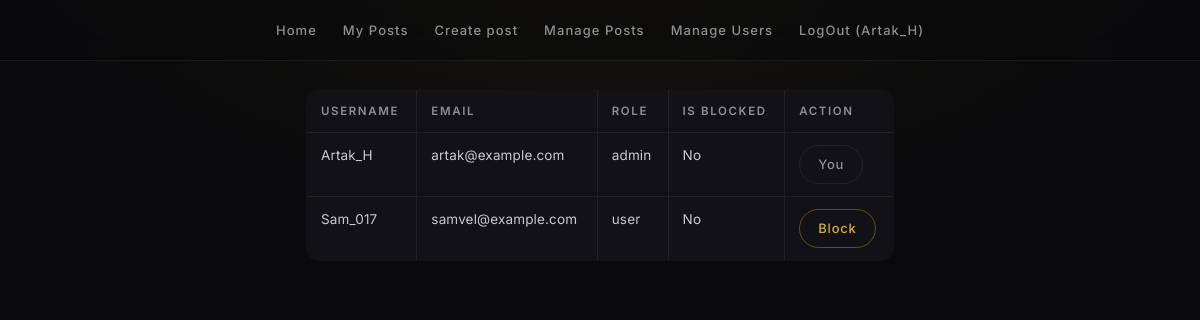
The app's page /admin/users/form.php (signed in) with its own data.
### tables this page shows
CREATE TABLE `users` (
  `id` int(11) NOT NULL,
  `first_name` varchar(50) NOT NULL,
  `last_name` varchar(50) NOT NULL,
  `username` varchar(50) NOT NULL,
  `email` varchar(100) NOT NULL,
  `password` varchar(255) NOT NULL,
  `role` enum('user','admin') NOT NULL DEFAULT 'user',
  `is_blocked` tinyint(1) NOT NULL DEFAULT '0',
  `created_at` timestamp NULL DEFAULT CURRENT_TIMESTAMP,
  `phone` varchar(20) DEFAULT NULL
);

### includes/functions.php (called while the page is built, shortened)
<?php
function current_user($db)
{
    if(!isset($_SESSION['user_id'])) {
        return null;
    }else  {
        $stmt = $db->prepare("SELECT id, role, username, is_blocked FROM users WHERE id = ?");
        $stmt->bind_param("i", $_SESSION["user_id"]);
        $stmt->execute();
        $result = $stmt->get_result();
        $user = $result->fetch_assoc();
        return $user;
    }
}

### admin/users/form.php (the view, shortened to what this page needs)
<?php
require_once '../../includes/db.php';
require_once '../../includes/functions.php';
$sql = 'select id, username, email, role, is_blocked from users';
$result = mysqli_fetch_all(mysqli_query($db, $sql), MYSQLI_ASSOC);
require_once __DIR__ . '/../../includes/header.php';
?>
<table border="1" cellpadding="5" cellspacing="0">
    <thead>
        <tr>
            <th>Username</th>
            <th>Email</th>
            <th>Role</th>
            <th>Is Blocked</th>
            <th>Action</th>
        </tr>
    </thead>
    <tbody>
        <?php foreach ($result as $u): ?>
            <tr>
                <td><?php echo htmlspecialchars($u['username']); ?></td>
                <td><?php echo htmlspecialchars($u['email']); ?></td>
                <td><?php echo htmlspecialchars($u['role']); ?></td>
                <td><?php echo $u['is_blocked'] ? 'Yes' : 'No'; ?></td>
                <td>
                    <form action="/admin/users/toggle.php" method="post" style="display: inline;">
                        <?php if ($user['id'] == $u['id']): ?>
                            <input type="button" name="toggle_block" value="<?php echo 'You'; ?>">
                        <?php else: ?>
                            <input type="submit" name="toggle_block"
                                value="<?php echo $u['is_blocked'] ? 'Unblock' : 'Block'; ?>">
                        <?php endif; ?>
                    </form>
                </td>
            </tr>
        <?php endforeach; ?>
    </tbody>
</table>

### includes/header.php (shortened to what this page needs)
<?php
require_once __DIR__ . '/db.php';
require_once __DIR__ .'/functions.php';
$current_user = current_user($db);
?>
<!DOCTYPE html>
<html lang="en">
<head>
    <link rel="stylesheet" href="/header.css">
</head>
<body>
    <nav class="nav">
        <ul>
            <li><a href="/main.php">Home</a></li>
            <li><a href="/posts/my/form.php"> My Posts</a></li>
            <li><a href="/posts/create/form.php">Create post</a></li>
            <?php if ($current_user && $current_user['role'] === 'admin'): ?>
                <li><a href="/admin/posts/form.php">Manage Posts</a></li>
                <li><a href="/admin/users/form.php">Manage Users</a></li>
           <?php endif; ?>
            <li>
                <form action="/auth/logout/logout.php" method="POST">
                    <button type="submit">LogOut<?= $current_user ? ' (' . htmlspecialchars($current_user['username']) . ')' : '' ?></button>
                </form>
            </li>
        </ul>
    </nav>
    <div class="content">

### header.css (style rules this page uses)
:root { --bg: #0A0A0C; --surface: #121216; --surface-2: #17171C; --text: #F5F5F7; --text-soft: #C9C9CE; --muted: #8E8E93; --gold: #D4AF37; --gold-light: #F1DE9B; --gold-deep: #8A6D1C; --gold-grad: linear-gradient(135deg, var(--gold-light), var(--gold) 45%, var(--gold-deep)); --danger: #D9776F; --border: rgba(214, 200, 200, 0.08); --border-gold: rgba(212, 175, 55, 0.38); --font: "Inter", "Plus Jakarta Sans", system-ui, -apple-system, "Segoe UI", Roboto, sans-serif; --radius: 20px; --ease: cubic-bezier(.22, .61, .36, 1); }
*, *::before, *::after { box-sizing: border-box; margin: 0; padding: 0; }
body { min-height: 100vh; background: radial-gradient(1000px 500px at 50% -10%, rgba(212, 175, 55, .07), transparent 60%), var(--bg); color: var(--text); font-family: var(--font); font-size: 15px; line-height: 1.6; letter-spacing: .01em; -webkit-font-smoothing: antialiased; }
a { color: inherit; text-decoration: none; }
.nav { position: sticky; top: 0; z-index: 50; padding: 0 16px; background: rgba(10, 10, 12, .62); -webkit-backdrop-filter: blur(16px) saturate(140%); backdrop-filter: blur(16px) saturate(140%); border-bottom: 1px solid var(--border); }
.nav ul { max-width: 900px; min-height: 60px; margin: 0 auto; list-style: none; display: flex; flex-wrap: wrap; align-items: center; justify-content: center; gap: 6px 26px; }
.nav a, .nav button { color: var(--muted); background: none; border: 0; font: inherit; font-size: 13px; font-weight: 500; letter-spacing: .08em; cursor: pointer; transition: color .18s var(--ease); }
.nav form { display: inline; }
.content { max-width: 620px; margin: 0 auto; padding: 28px 16px 80px; }
.content button, .content input[type="submit"], .content input[type="button"] { padding: 8px 18px; border: 1px solid var(--border-gold); border-radius: 999px; background: transparent; color: var(--gold); font: inherit; font-size: 13px; font-weight: 500; letter-spacing: .06em; cursor: pointer; transition: background .18s var(--ease), color .18s var(--ease), transform .18s var(--ease); }
.content input[type="button"] { color: var(--muted); border-color: var(--border); cursor: default; }
.content table { width: 100%; border-collapse: collapse; background: var(--surface); border: 1px solid var(--border); border-radius: 14px; overflow: hidden; font-size: 13.5px; }
.content th { padding: 12px 14px; text-align: left; color: var(--muted); font-size: 11.5px; font-weight: 600; letter-spacing: .14em; text-transform: uppercase; border-bottom: 1px solid var(--border); }
.content td { padding: 12px 14px; border-bottom: 1px solid var(--border); color: var(--text-soft); vertical-align: top; }
.content tr:last-child td { border-bottom: 0; }

### records on screen
users: username "Artak_H", email "artak@example.com", role "admin", is_blocked "No"
users: username "Sam_017", email "samvel@example.com", role "user", shows "No", toggle_block "Block"
